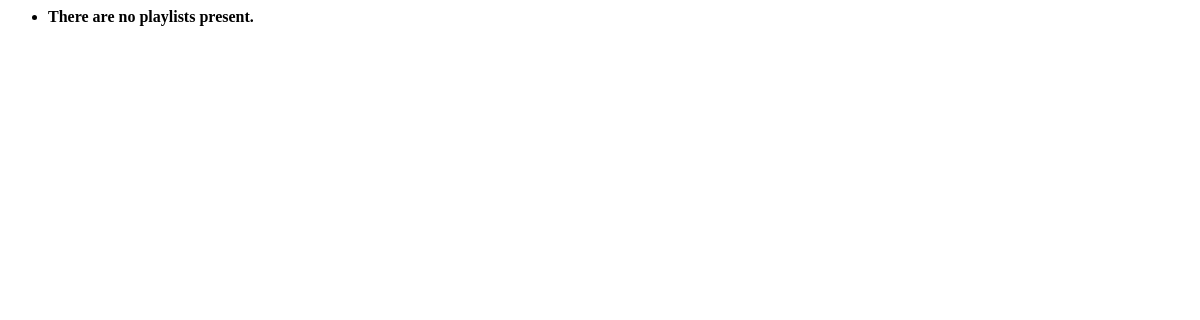
Before: /choonz/suggest/ with the older database file.
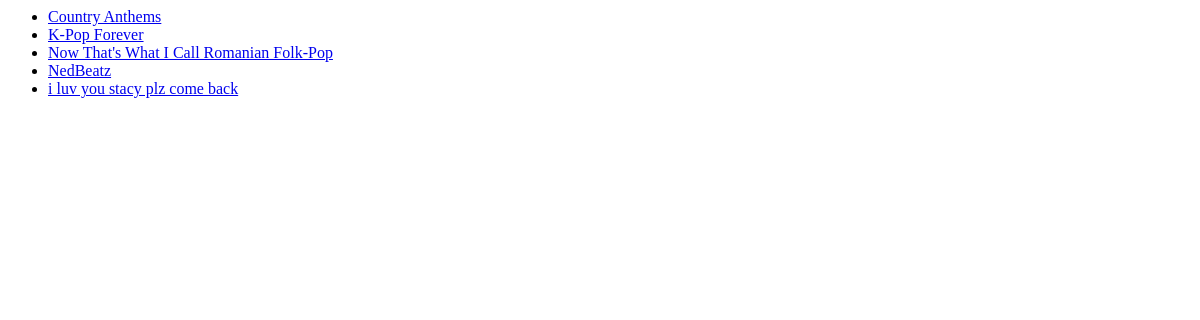
After: the same page with the newer database file.
### choonz/models.py (models this page shows, shortened)
class Playlist(models.Model):
    max_length_char = 128
    name = models.CharField(max_length=max_length_char, unique=True)
    views = models.IntegerField(default=0)
    likes = models.IntegerField(default=0)
    slug = models.SlugField(unique=True)
    class Meta:
        verbose_name_plural = 'Playlists'

### choonz/views.py (the view)
# urls.py: path('suggest/', views.PlaylistSuggestionView.as_view(), name='suggest'),
class PlaylistSuggestionView(View):
    def get(self, request):
        if 'suggestion' in request.GET:
            suggestion = request.GET['suggestion']
        else:
            suggestion = ''
        playlist_list = get_playlist_list(max_results=8, starts_with=suggestion)
        if len(playlist_list) == 0:
            playlist_list = Playlist.objects.order_by('-likes')
        return render(request, 'choonz/playlists.html', {'playlists': playlist_list})

### choonz/views.py (called while the page is built)
def get_playlist_list(max_results=0, starts_with=''):
    playlist_list = []
    if starts_with:
        playlist_list = Playlist.objects.filter(name__istartswith=starts_with)
    if max_results > 0:
        if len(playlist_list) > max_results:
            playlist_list = playlist_list[:max_results]
    return playlist_list

### templates/choonz/playlists.html (shortened to what this page needs)
<ul class="nav flex-column">
	{% if playlists %}
		{% for c in playlists %}
			{% if c == current_playlist %}
				<li class="nav-item"><a class="nav-link active" href="{% url 'choonz:show_playlist' c.slug %}"><span data-feather="archive"></span>{{ c.name }}</a></li>
			{% else %}
				<li class="nav-item"><a class="nav-link active" href="{% url 'choonz:show_playlist' c.slug %}">{{ c.name }}</a></li>
			{% endif %}
		{% endfor %}
	{% else %}
		<li class="nav-item"><strong>There are no playlists present.</strong></li>
	{% endif %}
</ul>

Changed rows visible on the page:
added Playlist: name "Country Anthems"
added Playlist: name "K-Pop Forever"
added Playlist: name "Now That's What I Call Romanian Folk-Pop"
added Playlist: name "NedBeatz"
added Playlist: name "i luv you stacy plz come back"
Other visible differences:
text no longer shown: "There are no playlists present."
